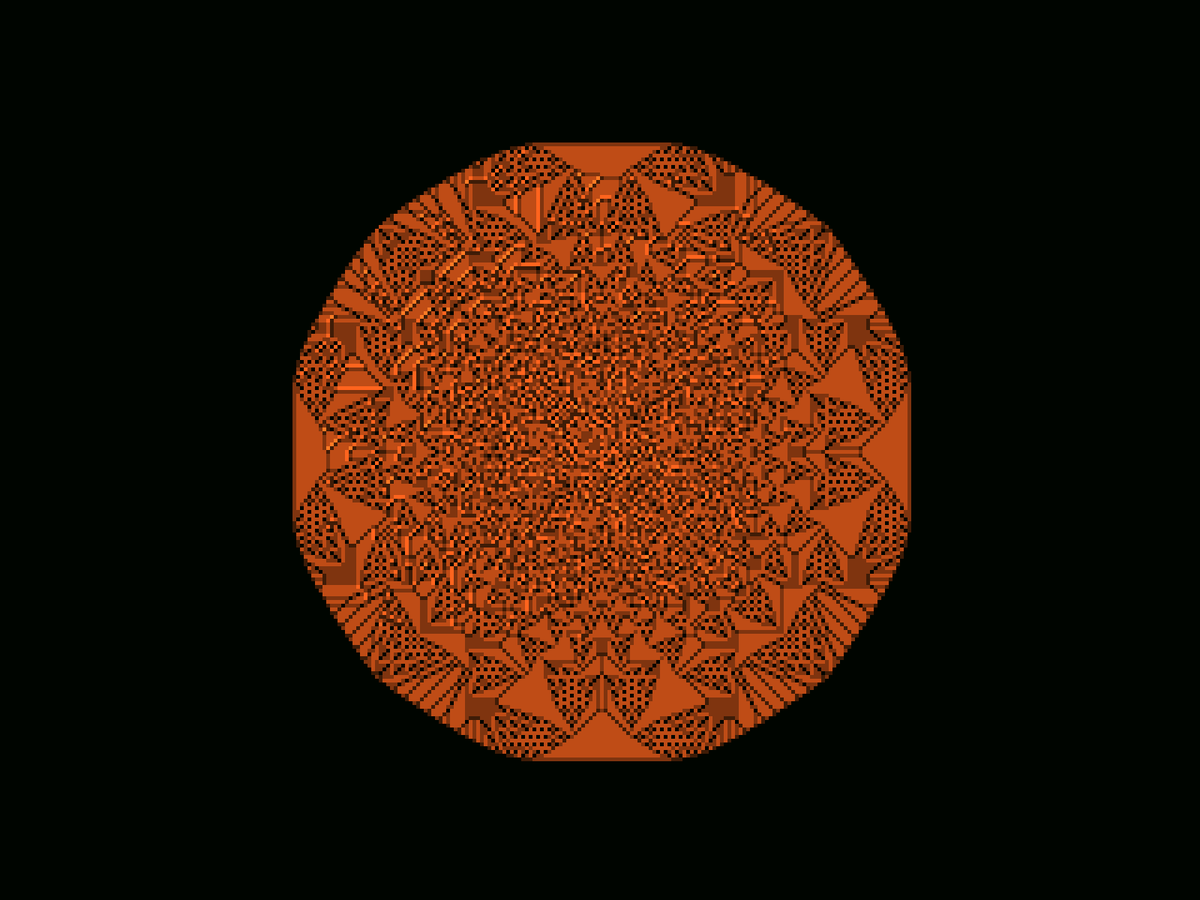
Frame 1 (no input)
Frame 2 (the mouse pressed at the canvas centre, redrawn once): identical to frame 1, image omitted

The Processing sketch that drew this single still picture (run headless with seeded random() and noise(); the mouse was pressed at the canvas centre and the sketch redrawn once):

// Processing sketch: sandpiles
// ── sandpiles.pde


int[][] grid;
int scale;
int rows;
int cols;

void setup() {
  //size(800, 600);
  fullScreen();
  scale = 5;
  cols = int(width /scale);
  rows = int(height /scale);

  grid = new int[rows][cols];
  grid[int(rows/2)][int(cols / 2)] = 50000;
  
  background(0);
  textSize(128);
  textAlign(CENTER);
  text("Calculating...", width / 2, height / 2 );
  while(!(grid[int(rows/2)][int(cols / 2)] == 4)){
    for (int y = 0; y < rows; y++) {
      for (int x = 0; x < cols; x++) {
        int g = grid[y][x];
        if (g >= 4) {
          if ( x > 0 && x < cols - 1 && y > 0 && y < rows - 1) {
            grid[  y  ][x + 1] += 1;
            grid[  y  ][x - 1] += 1;
            grid[y + 1][  x  ] += 1;
            grid[y - 1][  x  ] += 1;
            grid[  y  ][  x  ] -= 4;
          }
        }
      }
    }
  }

  
}

void draw() {
  background(51, 255);
  for (int y = 0; y < rows; y++) {
    for (int x = 0; x < cols; x++) {
      int g = grid[y][x];
      //colorMode(HSB);
      noStroke();
      fill(map(g, 0, 4, 0, 255), map(g, 0, 4, 5, 100), map(g, 0, 4, 0, 30));
      rect(x * scale, y * scale, scale, scale);
    }
  }
  noLoop();
}
